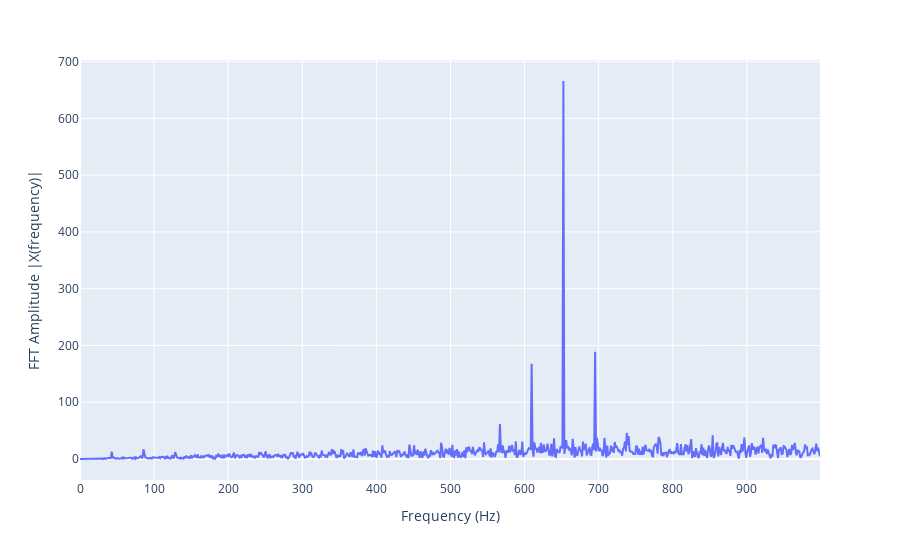

The code cell stored with this chart in its notebook:
### Code cell
import plotly.express as px

# List arguments in wide form

fig = px.line(y= np.abs(X[:n_oneside]),x= f_oneside, labels={'x':'Frequency (Hz)', 'y':'FFT Amplitude |X(frequency)|'})
fig.show()

### Figure 1 — Plotly figure (JSON) as saved in the notebook; plotly's stock layout.template omitted (floating-point values rounded to 4 significant figures; data arrays with more than 128 entries replaced by an {"elided": "..."} marker saying what was removed)
{"data": [{"hovertemplate": "Frequency (Hz)=%{x}<br>FFT Amplitude |X(frequency)|=%{y}<extra></extra>", "legendgroup": "", "line": {"color": "#636efa", "dash": "solid"}, "marker": {"symbol": "circle"}, "mode": "lines", "name": "", "orientation": "v", "showlegend": false, "type": "scatter", "x": {"elided": "794 float values"}, "xaxis": "x", "y": {"elided": "794 float values"}, "yaxis": "y"}], "layout": {"legend": {"tracegroupgap": 0}, "margin": {"t": 60}, "xaxis": {"anchor": "y", "domain": [0, 1], "title": {"text": "Frequency (Hz)"}}, "yaxis": {"anchor": "x", "domain": [0, 1], "title": {"text": "FFT Amplitude |X(frequency)|"}}}}
